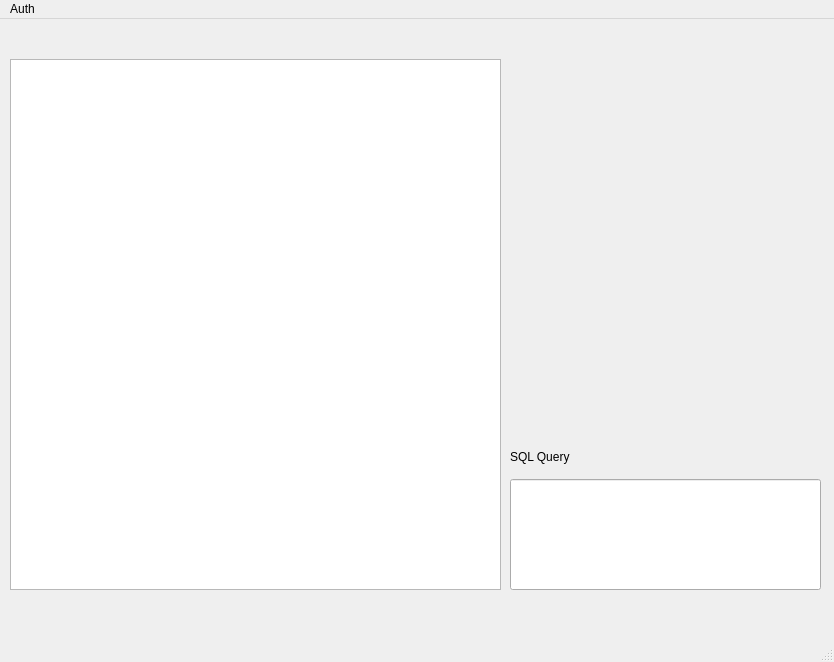
<?xml version="1.0" encoding="UTF-8"?>
<ui version="4.0">
 <class>MainWindow</class>
 <widget class="QMainWindow" name="MainWindow">
  <property name="geometry">
   <rect>
    <x>0</x>
    <y>0</y>
    <width>834</width>
    <height>662</height>
   </rect>
  </property>
  <property name="windowTitle">
   <string>SQL Tool</string>
  </property>
  <widget class="QWidget" name="centralwidget">
   <widget class="QTableView" name="main_table_view">
    <property name="geometry">
     <rect>
      <x>10</x>
      <y>40</y>
      <width>491</width>
      <height>531</height>
     </rect>
    </property>
   </widget>
   <widget class="QLineEdit" name="lineEdit">
    <property name="geometry">
     <rect>
      <x>510</x>
      <y>460</y>
      <width>311</width>
      <height>111</height>
     </rect>
    </property>
   </widget>
   <widget class="QLabel" name="label">
    <property name="geometry">
     <rect>
      <x>510</x>
      <y>430</y>
      <width>61</width>
      <height>16</height>
     </rect>
    </property>
    <property name="text">
     <string>SQL Query</string>
    </property>
   </widget>
  </widget>
  <widget class="QMenuBar" name="menubar">
   <property name="geometry">
    <rect>
     <x>0</x>
     <y>0</y>
     <width>834</width>
     <height>21</height>
    </rect>
   </property>
   <widget class="QMenu" name="menuAuth">
    <property name="title">
     <string>Auth</string>
    </property>
    <addaction name="new_instance_buton"/>
   </widget>
   <addaction name="menuAuth"/>
  </widget>
  <widget class="QStatusBar" name="statusbar"/>
  <action name="new_instance_buton">
   <property name="text">
    <string>New instance</string>
   </property>
  </action>
 </widget>
 <resources/>
 <connections/>
</ui>
